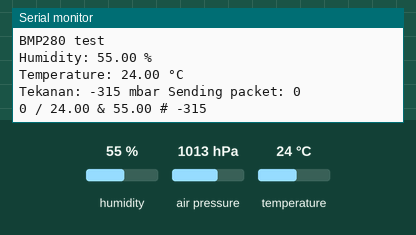
Recording of a sketch running on a simulated Arduino Uno, built with avr-gcc and run on an emulated ATmega328P. Shown: the last lines printed to the serial monitor. Inputs (shaded band) come from the test bench; at power-on: humidity 55 %, air pressure 1013 hPa, temperature 24 °C. No radio packets arrive unless stated.

Above: at 3.2 s.
3.3 s: humidity set to 22 %
At 7.9 s:
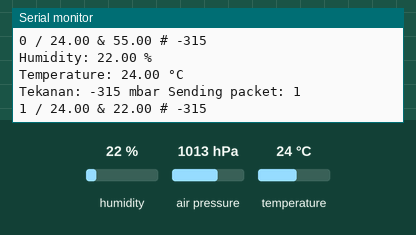
9.0 s: air pressure set to 952 hPa
At 13.1 s:
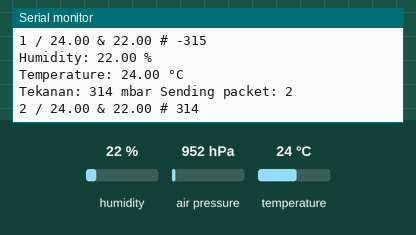
14.7 s: temperature set to 12 °C
At 18.2 s:
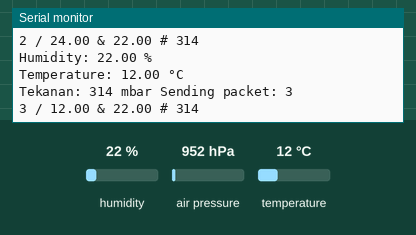
20.4 s: air pressure set to 975 hPa
At 23.4 s:
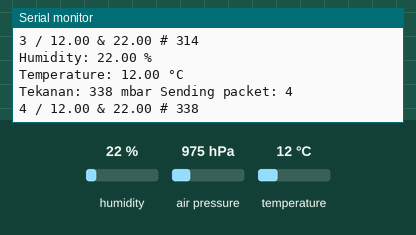
26.1 s: humidity set to 40 %
At 28.5 s:
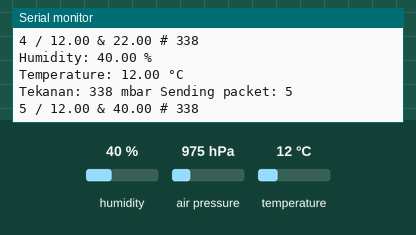
Timing chart, 0 to 30.0 s (numbered marks = the images above; inputs shaded):
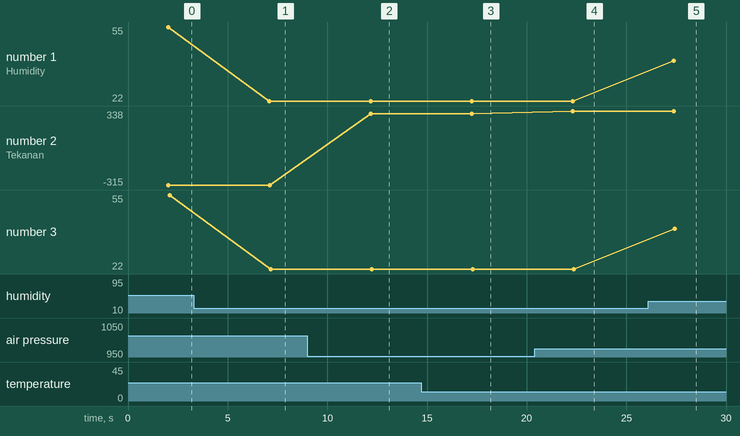

Measured:
- after the input at 3.3 s, the serial monitor: prints a new line after 3.8 s (image 1)
- after the input at 9.0 s, the serial monitor: prints a new line after 3.2 s (image 2)
- after the input at 14.7 s, the serial monitor: prints a new line after 2.5 s (image 3)
- after the input at 20.4 s, the serial monitor: prints a new line after 1.9 s (image 4)
- after the input at 26.1 s, the serial monitor: prints a new line after 1.3 s (image 5)
- plotted number 1: 55 → 22 after the input at 3.3 s, 22 → 40 after the input at 26.1 s
- plotted number 2: -315 → 314 after the input at 9.0 s, 314 → 338 after the input at 20.4 s
- plotted number 3: 55 → 22 after the input at 3.3 s, 22 → 40 after the input at 26.1 s

The sketch:

DHT11_Web_Server_Pengirim.ino
```cpp
   //Library dan pin untuk BMP 280
#include <Wire.h>
#include <Adafruit_BMP280.h>
Adafruit_BMP280 bmp; // I2C

//Library dan pin untuk LoRa
#include <SPI.h>
#include <LoRa.h>
#define ss 17
#define rst 16
#define dio0 15
#define BAND 915E6    //433E6 for Asia

//Library dan pin untuk DHT22
#include "DHT.h"
#define DHTPIN 12
DHT dht(DHTPIN, DHT22);

//packet counter
int readingID = 0;

int counter = 0;
String LoRaMessage = "";

float temperature = 0;
float humidity = 0;
int tekanan = 0;
int tekananmbar = 0;

//Start LORA
void startLoRA()
{
  LoRa.setPins(ss, rst, dio0); //setup LoRa transceiver module

  while (!LoRa.begin(BAND) && counter < 10) {
    Serial.print(".");
    counter++;
    delay(500);
  }
  if (counter == 20)
  {
    // Increment readingID on every new reading
    readingID++;
    Serial.println("Starting LoRa failed!");
  }
  Serial.println("LoRa Initialization OK!");
  delay(2000);
}

//Start DHT 22
void startDHT()
{
  if (isnan(humidity) || isnan(temperature))
  {
  Serial.println("Failed to read from DHT sensor!");
  return;
  }
}

//Start BMP280
void startBMP(){
     while ( !Serial ) delay(100);   // wait for native usb
    Serial.println(F("BMP280 test"));
    unsigned status;
    status = bmp.begin(BMP280_ADDRESS_ALT, BMP280_CHIPID);
    //status = bmp.begin();
    if (!status) {
      Serial.println(F("Could not find a valid BMP280 sensor, check wiring or "
                      "try a different address!"));
      Serial.print("SensorID was: 0x"); Serial.println(bmp.sensorID(),16);
      Serial.print("        ID of 0xFF probably means a bad address, a BMP 180 or BMP 085\n");
      Serial.print("   ID of 0x56-0x58 represents a BMP 280,\n");
      Serial.print("        ID of 0x60 represents a BME 280.\n");
      Serial.print("        ID of 0x61 represents a BME 680.\n");
      while (1) delay(10);
    }

  /* Default settings from datasheet. */
   bmp.setSampling(Adafruit_BMP280::MODE_NORMAL,     /* Operating Mode. */
                  Adafruit_BMP280::SAMPLING_X2,     /* Temp. oversampling */
                  Adafruit_BMP280::SAMPLING_X16,    /* Pressure oversampling */
                  Adafruit_BMP280::FILTER_X16,      /* Filtering. */
                  Adafruit_BMP280::STANDBY_MS_500); /* Standby time. */


  }


void getReadings(){
  humidity = dht.readHumidity();
  temperature = dht.readTemperature();
  //Get Reading Untuk BMP280//
  tekanan = bmp.readPressure();
  tekananmbar = tekanan*0.0106;
  ////////////////////////////
  Serial.print(F("Humidity: "));
  Serial.print(humidity);
  Serial.println(F(" % "));
  Serial.print(F("Temperature: "));
  Serial.print(temperature);
  Serial.println(F(" °C "));
  Serial.print(F("Tekanan: "));
  Serial.print(tekananmbar);
  Serial.print(F(" mbar "));
}

void sendReadings() {
  LoRaMessage = String(readingID) + " / " + String(temperature) + " & " + String(humidity) + " # " + String(tekananmbar);//TARUH DISINI//
  //Send LoRa packet to receiver
  LoRa.beginPacket();
  LoRa.print(LoRaMessage);
  LoRa.endPacket();

  Serial.print("Sending packet: ");
  Serial.println(readingID);
  readingID++;
  Serial.println(LoRaMessage);
}

void setup() {
  //initialize Serial Monitor
  Serial.begin(115200);
  dht.begin();
  startDHT();
  startLoRA();
  startBMP();
}
void loop() {
  getReadings();
  sendReadings();
  delay(5000);
}
```
